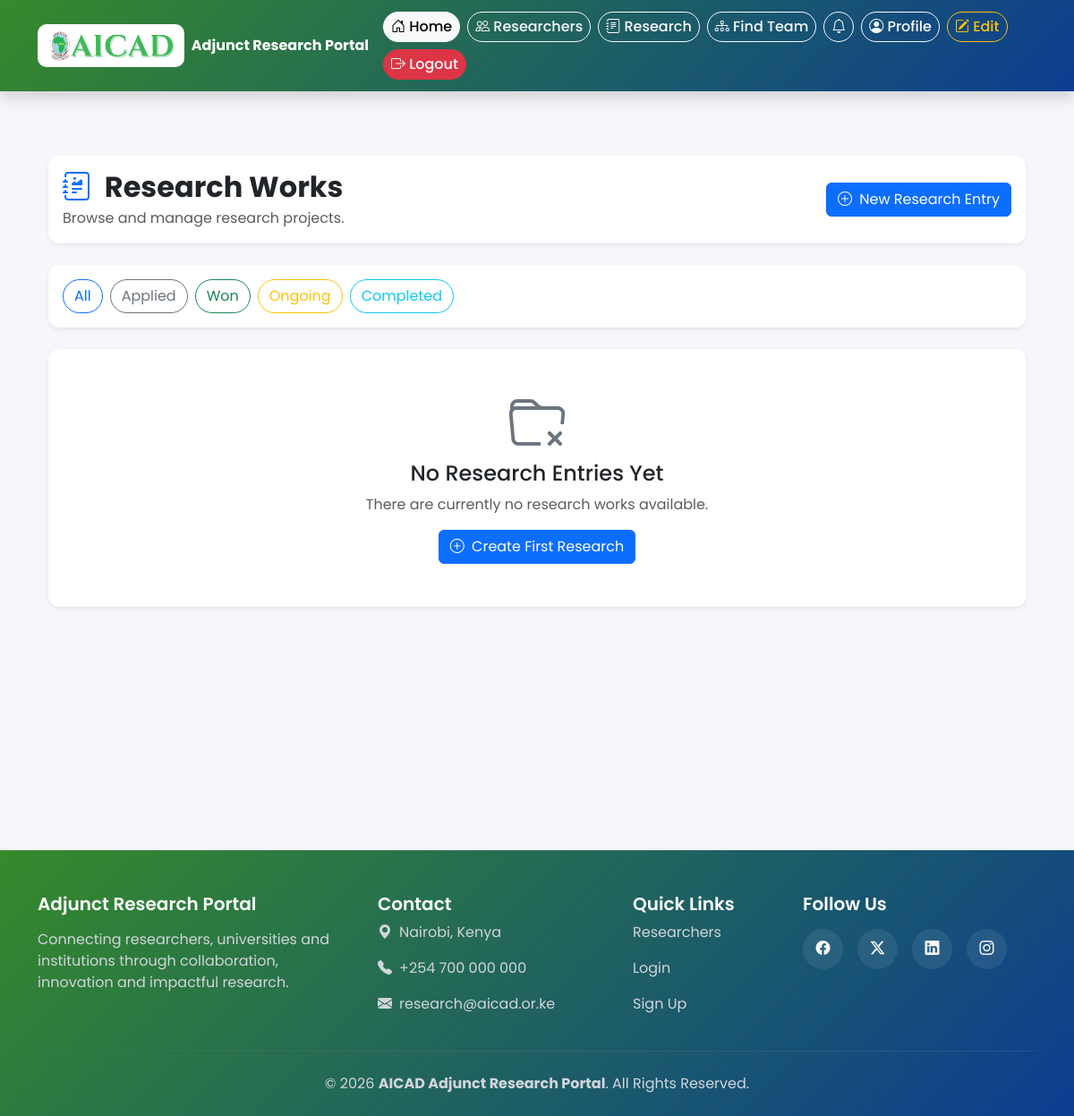
/research/ (signed in), run on an earlier commit of the app's database.
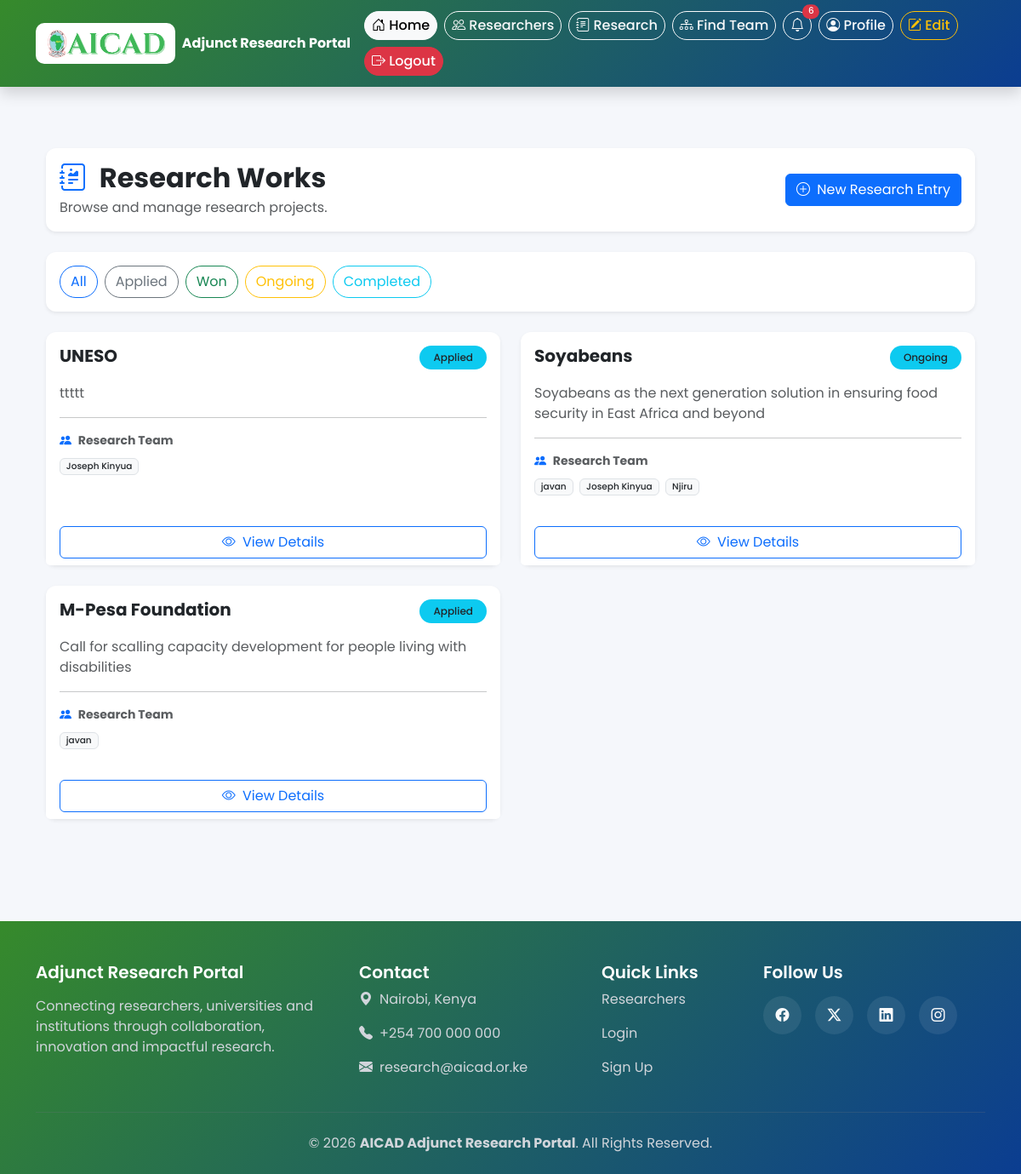
And on a later commit of the database.
### research/models.py (models this page shows, shortened)
class Research(models.Model):
    STATUS_CHOICES = [
        ('applied', 'Applied'),
        ('won', 'Won'),
        ('ongoing', 'Ongoing'),
        ('completed', 'Completed'),
    ]
    title = models.CharField(max_length=500)
    description = RichTextField(blank=True)
    status = models.CharField(
        max_length=20,
        choices=STATUS_CHOICES,
        default='applied'
    )
    review_status = models.CharField(
        max_length=20,
        choices=REVIEW_STATUS_CHOICES,
        default='pending'
    )
    review_comment = models.TextField(blank=True)
    reviewed_by = models.ForeignKey(
        User,
        on_delete=models.SET_NULL,
        null=True,
        blank=True,
        related_name='reviewed_research'
    )
    reviewed_at = models.DateTimeField(null=True, blank=True)
    researchers = models.ManyToManyField(
        ResearcherProfile,
        related_name='research_works',
        blank=True
    )
    external_collaborators = models.ManyToManyField(
        ExternalCollaborator,
        related_name='research_works',
        blank=True
    )
    donors = models.ManyToManyField(
        Donor,
        through='Funding',
        related_name='research_works',
        blank=True
    )
    created_by = models.ForeignKey(
        User,
        on_delete=models.SET_NULL,
        null=True,
        related_name='created_research'
    )
    created_at = models.DateTimeField(auto_now_add=True)
    updated_at = models.DateTimeField(auto_now=True)

### accounts/models.py (models this page shows, shortened)
class ResearcherProfile(models.Model):
    user = models.OneToOneField(
        User,
        on_delete=models.CASCADE
    )
    profile_picture = models.ImageField(
        upload_to='profiles/',
        blank=True,
        null=True
    )
    research_area = models.CharField(
        max_length=255
    )
    institution = models.CharField(
        max_length=255,
        blank=True
    )
    achievements = RichTextField(
        blank=True
    )
    proposals_applied = models.IntegerField(
        default=0
    )
    proposals_won = models.IntegerField(
        default=0
    )
    is_adjunct_researcher = models.BooleanField(
        default=False
    )
    application_submitted = models.BooleanField(
        default=False
    )
    application_status = models.CharField(
        max_length=50,
        default='Pending'
    )
    qualification = RichTextField(
        blank=True
    )
    experience = RichTextField(
        blank=True
    )
    brief_profile = RichTextField(
        blank=True
    )
    work_experience = RichTextField(
        blank=True
    )
    grants_fellowships = RichTextField(
        blank=True
    )
    publications = RichTextField(
        blank=True
    )
    cv = models.FileField(
        upload_to='cv/',
        blank=True,
        null=True
    )
    application_letter = models.FileField(
        upload_to='application_letters/',
        blank=True,
        null=True
    )

### research/views.py (the view)
# urls.py: path('', views.research_list_view, name='research_list'),
@login_required
def research_list_view(request):
    researches = Research.objects.filter(review_status='approved').order_by('-created_at')
    status_filter = request.GET.get('status')
    if status_filter:
        researches = researches.filter(status=status_filter)
    return render(request, 'research/research_list.html', {
        'researches': researches,
        'status_filter': status_filter,
    })

### research/templates/research/research_list.html (shortened to what the changed rows need)
{% extends 'base.html' %}
{% block content %}
<div class="container py-4">
    <div class="card shadow-sm border-0 mb-4">
        <div class="card-body d-flex justify-content-between align-items-center flex-wrap">
            <div>
                <h2 class="fw-bold mb-1">
                    <i class="bi bi-journal-richtext text-primary me-2"></i>
                    Research Works
                </h2>
            </div>
        </div>
    </div>
    {% if researches %}
    <div class="row g-4">
        {% for research in researches %}
        <div class="col-lg-6">
            <div class="card h-100 border-0 shadow-sm research-card">
                <div class="card-body">
                    <div class="d-flex justify-content-between align-items-start mb-3">
                        <h5 class="fw-bold mb-0">
                            {{ research.title }}
                        </h5>
                        <span class="badge bg-info text-dark rounded-pill px-3 py-2">
                            {{ research.get_status_display }}
                        </span>
                    </div>
                    <p class="text-muted">
                        {{ research.description|striptags|truncatewords:20 }}
                    </p>
                    <hr>
                    <div class="small text-muted mb-3">
                        <i class="bi bi-people-fill me-1 text-primary"></i>
                        <strong>Research Team</strong>
                        <div class="mt-2">
                            {% for r in research.researchers.all %}
                                <span class="badge bg-light text-dark border me-1 mb-1">
                                    {{ r.user.username }}
                                </span>
                            {% empty %}
                                <span class="text-muted">
                                    No researchers assigned
                                </span>
                            {% endfor %}
                        </div>
                    </div>
                </div>
                <div class="card-footer bg-white border-0">
                    <div class="d-grid">
                        <a href="{% url 'research_detail' research.pk %}"
                           class="btn btn-outline-primary">
                            <i class="bi bi-eye me-1"></i>
                            View Details
                        </a>
                    </div>
                </div>
            </div>
        </div>
        {% endfor %}
    </div>
    {% else %}
    <div class="card shadow-sm border-0">
        <div class="card-body text-center py-5">
            <i class="bi bi-folder-x display-3 text-secondary mb-3"></i>
            <h4>No Research Entries Yet</h4>
            <p class="text-muted">
                There are currently no research works available.
            </p>
            <a href="{% url 'research_create' %}"
               class="btn btn-primary">
                <i class="bi bi-plus-circle me-1"></i>
                Create First Research
            </a>
        </div>
    </div>
    {% endif %}
</div>
{% endblock %}

What changed in the data, as far as the page shows it:
added Research: title "UNESO", status "Applied", description "ttttt"
now on this page (row unchanged): ResearcherProfile: user.username "Joseph Kinyua"
added Research: title "Soyabeans", status "Ongoing", description "Soyabeans as the next generation solution in ensuring food security in East Africa and beyond"
now on this page (row edited): ResearcherProfile: user.username "javan"
now on this page (row unchanged): ResearcherProfile: user.username "Njiru", shown under "Soyabeans"
added Research: title "M-Pesa Foundation", status "Applied", description "Call for scalling capacity development for people living with disabilities"
Also different on the page:
{{ unread_count }}: (not shown) → "6"
text no longer shown: "No Research Entries Yet There are currently no research works available. Create First Research"
